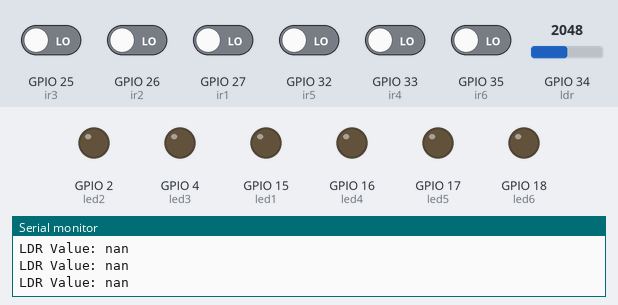
The sketch below on a simulated ESP32. Shown: output pins drawn as LEDs (lit = HIGH), the last lines printed to the serial monitor. The test bench sets the inputs (shaded band); at power-on: GPIO 25 (ir3), GPIO 26 (ir2), GPIO 27 (ir1), GPIO 32 (ir5), GPIO 33 (ir4), GPIO 35 (ir6) LOW, GPIO 34 (ldr) = 2048. WiFi joins after 1.5 s; servers stay silent unless stated.

Above: at 3.0 s.
3.1 s: GPIO 34 (ldr) set to 496
5.0 s: GPIO 34 (ldr) set to 411
At 6.4 s:
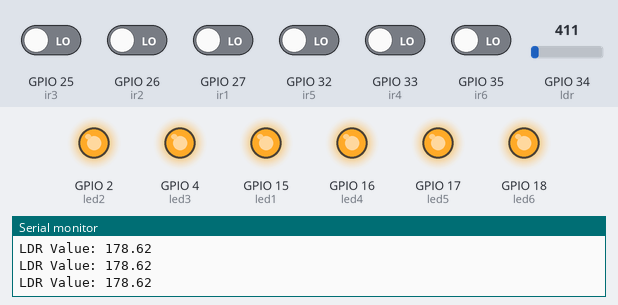
Timing chart, 0 to 8.0 s (numbered marks = the images above; inputs shaded):
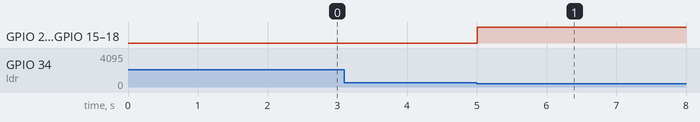

The sketch:

streetlight_project.ino
```cpp
#define BLYNK_TEMPLATE_ID           "TMPL6ScgjEYrz"
#define BLYNK_TEMPLATE_NAME         "Kontrol Smart Street Light"
#define BLYNK_AUTH_TOKEN            "S_K4Pg8oGpSww0iFL3UdJ7pNCwCsY50Y"

#define BLYNK_PRINT Serial
#include <WiFi.h>
#include <WiFiClient.h>
#include <BlynkSimpleEsp32.h>

char auth[] = BLYNK_AUTH_TOKEN;
char ssid[] = "bakekok";
char pass[] = "hihihi123";

BlynkTimer timer;
bool isLoopOn = true; // Variabel untuk menyimpan status loop

int led1 = 15;
int led2 = 2;
int led3 = 4;
int led4 = 16;
int led5 = 17;
int led6 = 18;

int ldr = 34;

int ir1 = 27;
int ir2 = 26;
int ir3 = 25;
int ir4 = 33;
int ir5 = 32;
int ir6 = 35;

float Vin, RLDR, logRK, I;
int intensitaslampu = 50; // Nilai antara 0 hingga 255
unsigned long delaysetelahmenyala = 1000; // Penundaan 1 detik
unsigned long interval = 100; // Interval pengecekan sensor
unsigned long previousMillis = 0; // Menyimpan waktu sebelumnya
unsigned long previousMillisIR1 = 0; // Menyimpan waktu sebelumnya untuk IR1
unsigned long previousMillisIR2 = 0; // Menyimpan waktu sebelumnya untuk IR2
unsigned long previousMillisIR3 = 0; // Menyimpan waktu sebelumnya untuk IR3
unsigned long previousMillisIR4 = 0; // Menyimpan waktu sebelumnya untuk IR4
unsigned long previousMillisIR5 = 0; // Menyimpan waktu sebelumnya untuk IR5
unsigned long previousMillisIR6 = 0; // Menyimpan waktu sebelumnya untuk IR6

bool lampuMenyalaPenuh1 = false;
bool lampuMenyalaPenuh2 = false;
bool lampuMenyalaPenuh3 = false;
bool lampuMenyalaPenuh4 = false;
bool lampuMenyalaPenuh5 = false;
bool lampuMenyalaPenuh6 = false;

void setup()
{
  Serial.begin(115200);

  // Set LED pin as OUTPUT
  pinMode(led1, OUTPUT);
  pinMode(led2, OUTPUT);
  pinMode(led3, OUTPUT);
  pinMode(led4, OUTPUT);
  pinMode(led5, OUTPUT);
  pinMode(led6, OUTPUT);

  // Set LDR pin as INPUT
  pinMode(ldr, INPUT);

  // Set IR sensor pin as INPUT
  pinMode(ir1, INPUT);
  pinMode(ir2, INPUT);
  pinMode(ir3, INPUT);
  pinMode(ir4, INPUT);
  pinMode(ir5, INPUT);
  pinMode(ir6, INPUT);

  // Setup PWM channels
  ledcSetup(0, 5000, 8); // Channel 0, 5000 Hz, 8-bit resolution
  ledcSetup(1, 5000, 8); // Channel 1, 5000 Hz, 8-bit resolution
  ledcSetup(2, 5000, 8); // Channel 2, 5000 Hz, 8-bit resolution
  ledcSetup(3, 5000, 8); // Channel 3, 5000 Hz, 8-bit resolution
  ledcSetup(4, 5000, 8); // Channel 4, 5000 Hz, 8-bit resolution
  ledcSetup(5, 5000, 8); // Channel 5, 5000 Hz, 8-bit resolution

  // Attach the LED pins to PWM channels
  ledcAttachPin(led1, 0);
  ledcAttachPin(led2, 1);
  ledcAttachPin(led3, 2);
  ledcAttachPin(led4, 3);
  ledcAttachPin(led5, 4);
  ledcAttachPin(led6, 5);

  timer.setInterval(1000L, sendSensorData);
  Blynk.begin(BLYNK_AUTH_TOKEN, ssid, pass, "blynk.cloud", 80);
}

void sendSensorData() {
  // Send the intensity values of LEDs to Blynk
  int luxled1 = ledcRead(0);
  Serial.print("LuxLed1: ");
  Serial.println(luxled1);
  Blynk.virtualWrite(V2, luxled1); // LED1 intensity

  int luxled2 = ledcRead(1);
  Serial.print("LuxLed2: ");
  Serial.println(luxled2);
  Blynk.virtualWrite(V2, luxled2); // LED2 intensity

  int luxled3 = ledcRead(2);
  Serial.print("LuxLed3: ");
  Serial.println(luxled3);
  Blynk.virtualWrite(V3, luxled3); // LED3 intensity

  int luxled4 = ledcRead(3);
  Serial.print("LuxLed4: ");
  Serial.println(luxled4);
  Blynk.virtualWrite(V3, luxled4); // LED4 intensity

  int luxled5 = ledcRead(4);
  Serial.print("LuxLed5: ");
  Serial.println(luxled5);
  Blynk.virtualWrite(V4, luxled5); // LED5 intensity

  int luxled6 = ledcRead(5);
  Serial.print("LuxLed6: ");
  Serial.println(luxled6);
  Blynk.virtualWrite(V4, luxled6); // LED6 intensity
}


void loop()
{

if(isLoopOn) {

  unsigned long currentMillis = millis();

  // Cek LDR setiap interval waktu tertentu
  if (currentMillis - previousMillis >= interval) {
    previousMillis = currentMillis;

    int ldrStatus = analogRead(ldr);
    Vin = ldrStatus * 0.00489;
    RLDR = (5000.0 / Vin - 1000.0);
    logRK = log10(RLDR / 127262.2);
    I = pow(10.0, logRK / (-0.858));
    Serial.print("LDR Value: ");
    Serial.println(I);
    Blynk.virtualWrite(V1, I);

    if (I <= 220){
      // Jika intensitas cahaya rendah, nyalakan lampu dengan intensitaslampu
      if (!lampuMenyalaPenuh1) {
        ledcWrite(0, intensitaslampu);
      }
      if (!lampuMenyalaPenuh2) {
        ledcWrite(1, intensitaslampu);
      }
      if (!lampuMenyalaPenuh3) {
        ledcWrite(2, intensitaslampu);
      }
      if (!lampuMenyalaPenuh4) {
        ledcWrite(3, intensitaslampu);
      }
      if (!lampuMenyalaPenuh5) {
        ledcWrite(4, intensitaslampu);
      }
      if (!lampuMenyalaPenuh6) {
        ledcWrite(5, intensitaslampu);
      }

      // Cek sensor IR1
      if (digitalRead(ir1) == LOW) {
        lampuMenyalaPenuh1 = true;
        previousMillisIR1 = currentMillis;
        ledcWrite(0, 255); // LED1 menyala dengan intensitas penuh
      }

      // Cek sensor IR2
      if (digitalRead(ir2) == LOW) {
        lampuMenyalaPenuh2 = true;
        previousMillisIR2 = currentMillis;
        ledcWrite(1, 255); // LED2 menyala dengan intensitas penuh
      }

      // Cek sensor IR3
      if (digitalRead(ir3) == LOW) {
        lampuMenyalaPenuh3 = true;
        previousMillisIR3 = currentMillis;
        ledcWrite(2, 255); // LED3 menyala dengan intensitas penuh
      }

      // Cek sensor IR4
      if (digitalRead(ir4) == LOW) {
        lampuMenyalaPenuh4 = true;
        previousMillisIR4 = currentMillis;
        ledcWrite(3, 255); // LED4 menyala dengan intensitas penuh
      }

      // Cek sensor IR5
      if (digitalRead(ir5) == LOW) {
        lampuMenyalaPenuh5 = true;
        previousMillisIR5 = currentMillis;
        ledcWrite(4, 255); // LED5 menyala dengan intensitas penuh
      }

      // Cek sensor IR6
      if (digitalRead(ir6) == LOW) {
        lampuMenyalaPenuh6 = true;
        previousMillisIR6 = currentMillis;
        ledcWrite(5, 255); // LED6 menyala dengan intensitas penuh
      }

    } else {
      // Jika intensitas cahaya tinggi, matikan lampu
      ledcWrite(0, 0);
      ledcWrite(1, 0);
      ledcWrite(2, 0);
      ledcWrite(3, 0);
      ledcWrite(4, 0);
      ledcWrite(5, 0);
      lampuMenyalaPenuh1 = false;
      lampuMenyalaPenuh2 = false;
      lampuMenyalaPenuh3 = false;
      lampuMenyalaPenuh4 = false;
      lampuMenyalaPenuh5 = false;
      lampuMenyalaPenuh6 = false;
    }
  }

  // Matikan LED1 setelah delaysetelahmenyala jika menyala penuh
  if (lampuMenyalaPenuh1 && currentMillis - previousMillisIR1 >= delaysetelahmenyala) {
    lampuMenyalaPenuh1 = false;
    ledcWrite(0, intensitaslampu); // LED1 kembali ke intensitas awal
  }

  // Matikan LED2 setelah delaysetelahmenyala jika menyala penuh
  if (lampuMenyalaPenuh2 && currentMillis - previousMillisIR2 >= delaysetelahmenyala) {
    lampuMenyalaPenuh2 = false;
    ledcWrite(1, intensitaslampu); // LED2 kembali ke intensitas awal
  }

  // Matikan LED3 setelah delaysetelahmenyala jika menyala penuh
  if (lampuMenyalaPenuh3 && currentMillis - previousMillisIR3 >= delaysetelahmenyala) {
    lampuMenyalaPenuh3 = false;
    ledcWrite(2, intensitaslampu); // LED3 kembali ke intensitas awal
  }

  // Matikan LED4 setelah delaysetelahmenyala jika menyala penuh
  if (lampuMenyalaPenuh4 && currentMillis - previousMillisIR4 >= delaysetelahmenyala) {
    lampuMenyalaPenuh4 = false;
    ledcWrite(3, intensitaslampu); // LED4 kembali ke intensitas awal
  }

  // Matikan LED5 setelah delaysetelahmenyala jika menyala penuh
  if (lampuMenyalaPenuh5 && currentMillis - previousMillisIR5 >= delaysetelahmenyala) {
    lampuMenyalaPenuh5 = false;
    ledcWrite(4, intensitaslampu); // LED5 kembali ke intensitas awal
  }

    // Matikan LED6 setelah delaysetelahmenyala jika menyala penuh
  if (lampuMenyalaPenuh6 && currentMillis - previousMillisIR6 >= delaysetelahmenyala) {
    lampuMenyalaPenuh6 = false;
    ledcWrite(5, intensitaslampu); // LED6 kembali ke intensitas awal
  }
    }
  Blynk.run();
  timer.run();
}

BLYNK_WRITE(V0)
{
  int pinData = param.asInt(); // Mendapatkan nilai yang dikirim
  if(pinData == 1) {
    isLoopOn = true; // Menghidupkan loop
  } else if(pinData == 0) {
    isLoopOn = false; // Mematikan loop
  }
}
```

Measured:
- the behaviour switches between 456 and 455 on GPIO 34 (ldr) (found by bisection; images 0 and 1)
- after the input at 5.0 s, GPIO 2 (led2), GPIO 4 (led3), GPIO 15 (led1), GPIO 16 (led4), GPIO 17 (led5), GPIO 18 (led6): LOW → HIGH at once
